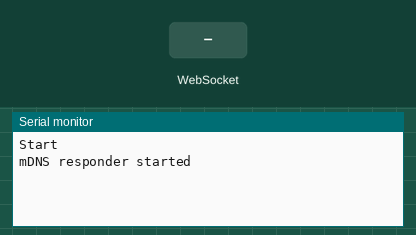
The sketch below on a simulated ESP32. Parts: the last lines printed to the serial monitor. The test bench sets the inputs (shaded band). WiFi joins after 1.5 s; servers stay silent unless stated; the camera gives no picture.

Above: at 3.5 s.
3.6 s: WebSocket text "connected" received
At 4.2 s:
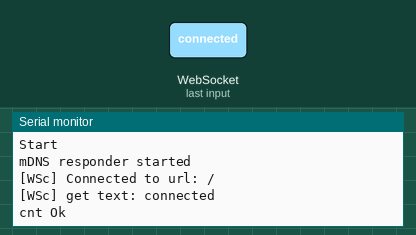
5.1 s: WebSocket text "start" received
At 5.17 s:
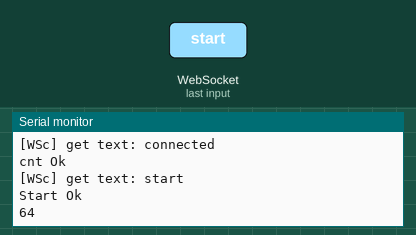
6.6 s: WebSocket text "stop" received
At 7.8 s:
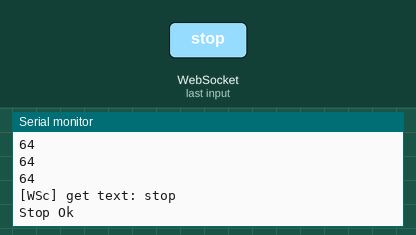
8.1 s: WebSocket text "1" received
At 8.8 s:
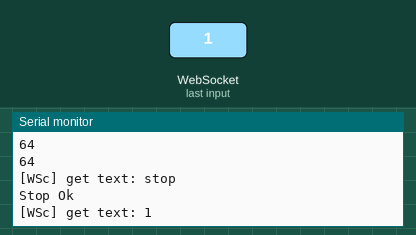

Measured:
- after the input at 3.6 s, the serial monitor: prints a new line at once (image 1)
- after the input at 5.1 s, the serial monitor: prints a new line at once (image 2)
- after the input at 6.6 s, the serial monitor: prints a new line at once (image 3)
- after the input at 8.1 s, the serial monitor: prints a new line at once (image 4)

The sketch:

CameraTCP.ino
```cpp
#include <esp_camera.h>
#include <WiFi.h>
#include <WiFiMulti.h>
#include <ESPmDNS.h>
#include <base64.h>
#include <WebSocketsClient.h>

String MQTT_PUBLISH_Monitor="";
String MQTT_PUBLISH_Command="";
String myMAC="";

unsigned long lastMsg = 0;
int count = 0;
 WiFiMulti WiFiMulti;
 WebSocketsClient webSocket;
 #define USE_SERIAL Serial
 String cap ="video-camera";

// ------ OV2640相機設定 ------------
  #define CAMERA_MODEL_AI_THINKER
  #define PWDN_GPIO_NUM     32
  #define PWDN_GPIO_NUM     -1
  #define RESET_GPIO_NUM    15
  #define XCLK_GPIO_NUM     27
  #define SIOD_GPIO_NUM     25  //Flash LED - Flash Light is On if SD card is present
  #define SIOC_GPIO_NUM     23

  #define Y9_GPIO_NUM       19
  #define Y8_GPIO_NUM       36
  #define Y7_GPIO_NUM       18
  #define Y6_GPIO_NUM       39
  #define Y5_GPIO_NUM       5
  #define Y4_GPIO_NUM       34
  #define Y3_GPIO_NUM       35
  #define Y2_GPIO_NUM       17

 #define VSYNC_GPIO_NUM    22
 #define HREF_GPIO_NUM     26
 #define PCLK_GPIO_NUM     21

int isStream=0;

char clientId[50];
void callback(char* topic, byte* payload, unsigned int length);
WiFiClient client;


const char* BROKER = "192.168.4.1";
const uint16_t BROKER_PORT = 1883;


String getMacAddress() {
    uint8_t baseMac[6];
    esp_read_mac(baseMac, ESP_MAC_WIFI_STA);
    char baseMacChr[18] = {0};
    sprintf(baseMacChr, "%02X%02X%02X%02X%02X%02X", baseMac[0], baseMac[1], baseMac[2], baseMac[3], baseMac[4], baseMac[5]);
    return String(baseMacChr);
}


void webSocketEvent(WStype_t type, uint8_t * payload, size_t length) {
  String text =(char*)payload;
	switch(type) {
		case WStype_DISCONNECTED:
			USE_SERIAL.printf("[WSc] Disconnected!\n");
			break;
		case WStype_CONNECTED:
			USE_SERIAL.printf("[WSc] Connected to url: %s\n", payload);
			// send message to server when Connected
			break;
		case WStype_TEXT:
			USE_SERIAL.printf("[WSc] get text: %s\n", payload);
      if(text.indexOf("connected")>=0){
        USE_SERIAL.println("cnt Ok");
        webSocket.sendTXT("cap@"+cap);//send service
      }
      else if(text.indexOf("start")>=0){
        USE_SERIAL.println("Start Ok");
        //next();
        isStream=1;
      }
      else if(text.indexOf("stop")>=0){
        USE_SERIAL.println("Stop Ok");
        isStream=0;
      }
			break;
		case WStype_BIN:
			USE_SERIAL.printf("[WSc] get binary length: %u\n", length);
			//hexdump(payload, length);

			// send data to server
			// webSocket.sendBIN(payload, length);
			break;
		case WStype_ERROR:
		case WStype_FRAGMENT_TEXT_START:
		case WStype_FRAGMENT_BIN_START:
		case WStype_FRAGMENT:
		case WStype_FRAGMENT_FIN:
			break;
	}

}


void setup() {
  USE_SERIAL.begin(115200);
  camera_config_t config;
  config.ledc_channel = LEDC_CHANNEL_0;
  config.ledc_timer = LEDC_TIMER_0;
  config.pin_d0 = Y2_GPIO_NUM;
  config.pin_d1 = Y3_GPIO_NUM;
  config.pin_d2 = Y4_GPIO_NUM;
  config.pin_d3 = Y5_GPIO_NUM;
  config.pin_d4 = Y6_GPIO_NUM;
  config.pin_d5 = Y7_GPIO_NUM;
  config.pin_d6 = Y8_GPIO_NUM;
  config.pin_d7 = Y9_GPIO_NUM;
  config.pin_xclk = XCLK_GPIO_NUM;
  config.pin_pclk = PCLK_GPIO_NUM;
  config.pin_vsync = VSYNC_GPIO_NUM;
  config.pin_href = HREF_GPIO_NUM;
  config.pin_sscb_sda = SIOD_GPIO_NUM;
  config.pin_sscb_scl = SIOC_GPIO_NUM;
  config.pin_pwdn = PWDN_GPIO_NUM;
  config.pin_reset = RESET_GPIO_NUM;
  config.xclk_freq_hz = 20000000;
  config.pixel_format = PIXFORMAT_JPEG;
  config.jpeg_quality = 10;  //10-63 lower number means higher quality
  config.fb_count = 2;
  config.frame_size = FRAMESIZE_QVGA ;// FRAMESIZE_ + UXGA|SXGA|XGA|SVGA|VGA|CIF|QVGA|HQVGA|QQVGA
  esp_err_t err = esp_camera_init(&config);
  delay(500);
  USE_SERIAL.println("Start");

  WiFiMulti.addAP("ESP32-BOAT", "Santony85");
	//WiFi.disconnect();
	while(WiFiMulti.run() != WL_CONNECTED) {
		delay(100);
	}

  myMAC = String(WiFi.macAddress());
  myMAC.replace(":","");
  MQTT_PUBLISH_Monitor="camera_"+myMAC;
	// server address, port and URL
	webSocket.begin("192.168.4.1", 4206, MQTT_PUBLISH_Monitor);
	webSocket.onEvent(webSocketEvent);
	webSocket.setReconnectInterval(5000);
  webSocket.enableHeartbeat(15000, 3000, 2);
  //setup_wifi();
  if (!MDNS.begin(MQTT_PUBLISH_Monitor.c_str())) {             // Start the mDNS responder for esp8266.local
    USE_SERIAL.println("Error setting up MDNS responder!");
  }
  USE_SERIAL.println("mDNS responder started");


}

void MQTT_picture() {
  //camera_fb_t * fb;    // camera frame buffer.
  camera_fb_t * fb = NULL;
  fb = esp_camera_fb_get();
  if (!fb) {
    delay(100);
    Serial.println("Camera capture failed, Reset");
    ESP.restart();
  }
  Serial.println(fb->len);

  webSocket.sendBIN(fb->buf,fb->len);
  esp_camera_fb_return(fb);
}

void loop() {
  webSocket.loop();
  if(isStream){
    MQTT_picture();
    //delay(100);
    count++;
    if(count > 150){
       count=0;
      isStream=0;
      }
    }
}
```
